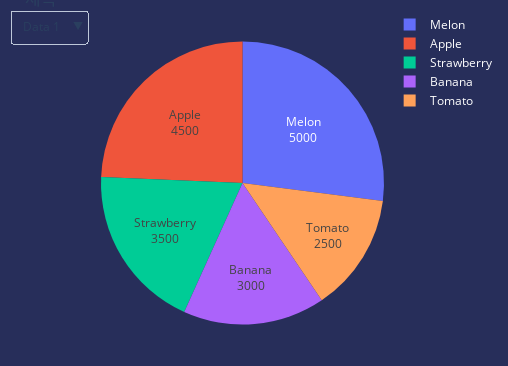

The cell this chart's notebook holds for it:
### Markdown cell above
## Basic 1

### Code cell
import plotly.graph_objects as go

labels = ['Apple', 'Banana', 'Tomato', 'Strawberry', 'Melon']
values = [4500, 3000, 2500, 3500, 5000]
pull = [0, 0, 0.5, 0, 0]

trace = go.Pie(labels=labels, values=values, textinfo='label+value')

fig.add_trace(trace)
updatemenus = [
{
'buttons': [
    {'label': 'Data 1', 'method': 'update', 'args': [{'y': [1, 2, 3, 4, 5]}]},
    {'label': 'Data 2', 'method': 'update', 'args': [{'y': [5, 4, 3, 2, 1]}]}
],
'direction': 'down',
'showactive': True,
}
]
fig = go.Figure(data=[trace])
fig.update_layout(
title = "제목",
updatemenus=updatemenus,
autosize=True,
width=508.5,
height=366.3,
margin_l=10,
margin_r=10,
margin_b=10,
margin_t=10,
paper_bgcolor="rgb(39, 46, 90)",
xaxis=dict(tickfont=dict(color='white')),  # x축 라벨 색상 변경
yaxis=dict(tickfont=dict(color='white')),  # y축 라벨 색상 변경
legend=dict(font=dict(color='white'))
)
fig.show()

### Figure 1 — Plotly figure (JSON) as saved in the notebook; plotly's stock layout.template omitted (floating-point values rounded to 4 significant figures)
{"data": [{"labels": ["Apple", "Banana", "Tomato", "Strawberry", "Melon"], "textinfo": "label+value", "type": "pie", "values": [4500, 3000, 2500, 3500, 5000]}], "layout": {"autosize": true, "height": 366.3, "legend": {"font": {"color": "white"}}, "margin": {"b": 10, "l": 10, "r": 10, "t": 10}, "paper_bgcolor": "rgb(39, 46, 90)", "title": {"text": "제목"}, "updatemenus": [{"buttons": [{"args": [{"y": [1, 2, 3, 4, 5]}], "label": "Data 1", "method": "update"}, {"args": [{"y": [5, 4, 3, 2, 1]}], "label": "Data 2", "method": "update"}], "direction": "down", "showactive": true}], "width": 508.5, "xaxis": {"tickfont": {"color": "white"}}, "yaxis": {"tickfont": {"color": "white"}}}}
